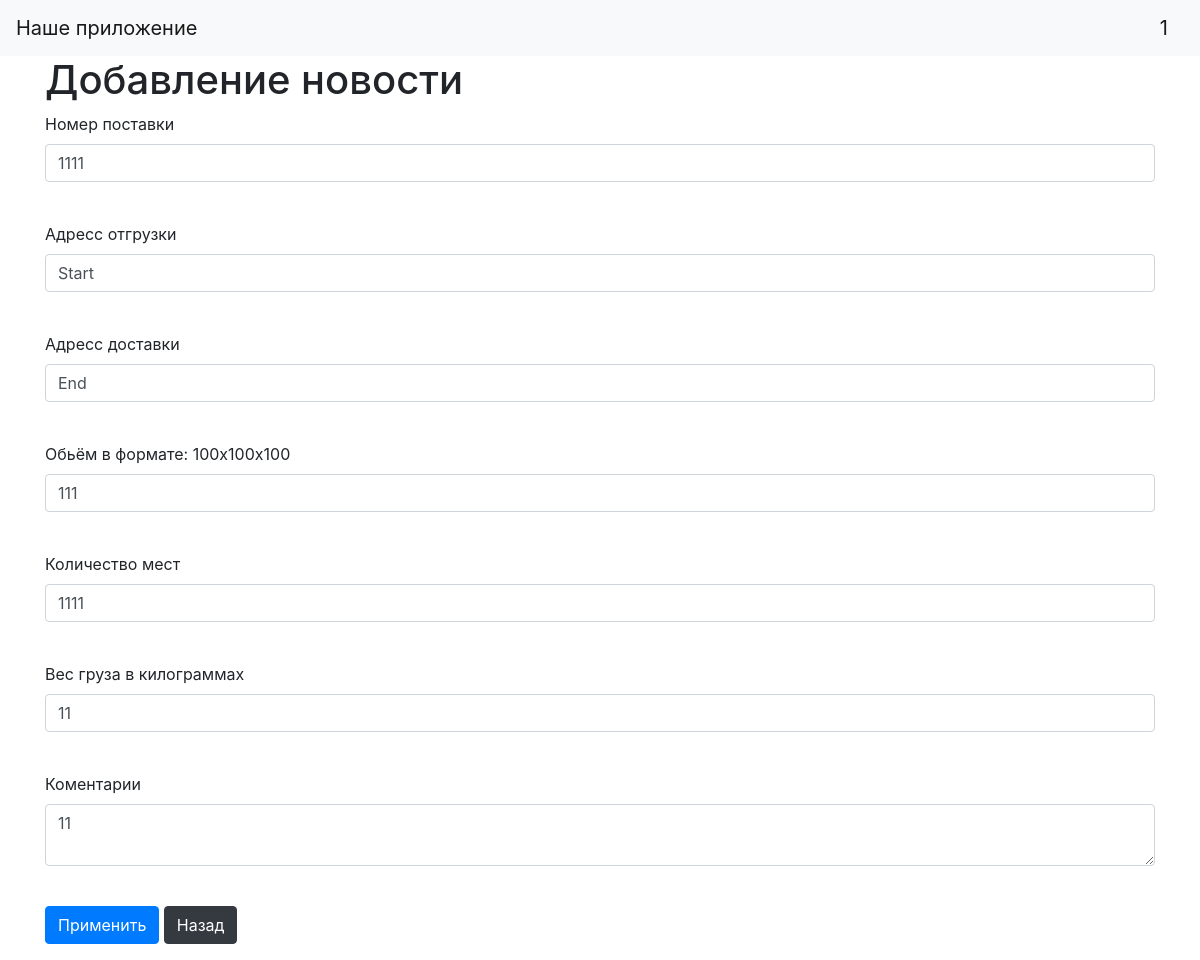
The app's page /orders/1 (signed in) with its own data.
### data/users.py (models this page shows, shortened)
class User(SqlAlchemyBase, UserMixin):
    __tablename__ = 'users'
    id = sqlalchemy.Column(sqlalchemy.Integer,
                           primary_key=True, autoincrement=True)
    name = sqlalchemy.Column(sqlalchemy.String, nullable=True)
    email = sqlalchemy.Column(sqlalchemy.String,
                              index=True, unique=True, nullable=True)
    hashed_password = sqlalchemy.Column(sqlalchemy.String, nullable=True)
    user_type = sqlalchemy.Column(sqlalchemy.String, nullable=True)
    orders = orm.relationship("Orders", back_populates='user')

### data/orders.py (models this page shows)
class Orders(SqlAlchemyBase):
    __tablename__ = 'orders'
    id = sqlalchemy.Column(sqlalchemy.Integer,
                           primary_key=True, autoincrement=True)
    invoice_numbers = sqlalchemy.Column(sqlalchemy.String, nullable=True)
    start_address = sqlalchemy.Column(sqlalchemy.String, nullable=True)
    end_address = sqlalchemy.Column(sqlalchemy.String, nullable=True)
    content = sqlalchemy.Column(sqlalchemy.String, nullable=True)
    dimensions = sqlalchemy.Column(sqlalchemy.String, nullable=True)
    weight = sqlalchemy.Column(sqlalchemy.Integer, nullable=True)
    quantity = sqlalchemy.Column(sqlalchemy.Integer, nullable=True)
    created_date = sqlalchemy.Column(sqlalchemy.DateTime,
                                     default=datetime.datetime.now)
    answers = sqlalchemy.Column(sqlalchemy.String, default='')
    manager_id = sqlalchemy.Column(sqlalchemy.Integer,
                                sqlalchemy.ForeignKey("users.id"))
    user = orm.relationship('User')

### main.py (the view, shortened to what this page needs)
@app.route('/orders/<int:order_id>', methods=['GET', 'POST'])
@login_required
def edit_orders(order_id):
    form = OrderForm()
    if request.method == "GET":
        db_sess = db_session.create_session()()
        news = db_sess.query(Orders).filter(Orders.id == order_id,
                                          Orders.user == current_user
                                          ).first()
        if news:
            form.invoice_numbers.data = news.invoice_numbers
            form.content.data = news.content
            form.start_address.data = news.start_address
            form.end_address.data = news.end_address
            form.weight.data = news.weight
            form.quantity.data = news.quantity
            form.dimensions.data = news.dimensions
        else:
            abort(404)
    return render_template('orders.html',
                           title='Редактирование заказа',
                           form=form
                           )

### forms/order.py
class OrderForm(FlaskForm):
    invoice_numbers = StringField('Номер поставки', validators=[DataRequired()])
    start_address = StringField('Адресс отгрузки', validators=[DataRequired()])
    end_address = StringField('Адресс доставки', validators=[DataRequired()])
    weight = IntegerField('Вес груза в килограммах', validators=[DataRequired()])
    dimensions = StringField('Обьём в формате: 100x100x100', validators=[DataRequired()])
    quantity = IntegerField('Количество мест', validators=[DataRequired()])
    content = TextAreaField("Коментарии")
    submit = SubmitField('Применить')
    user = orm.relationship('User')

### data/db_session.py (called while the page is built)
def create_session():
    global __factory
    return __factory

### main.py (called while the page is built)
@login_manager.user_loader
def load_user(user_id):
    db_sess = db_session.create_session()()
    return db_sess.query(User).get(user_id)

### templates/orders.html (shortened to what this page needs)
{% extends "base.html" %}
{% block content %}
<h1>Добавление новости</h1>
<form action="" method="post">
    <p>
        {{ form.invoice_numbers.label }}<br>
        {{ form.invoice_numbers(class="form-control") }}<br>
    </p>
    <p>
        {{ form.start_address.label }}<br>
        {{ form.start_address(class="form-control") }}<br>
    </p>
    <p>
        {{ form.end_address.label }}<br>
        {{ form.end_address(class="form-control") }}<br>
    </p>
        <p>
        {{ form.dimensions.label }}<br>
        {{ form.dimensions(class="form-control") }}<br>
    </p>
    <p>
        {{ form.quantity.label }}<br>
        {{ form.quantity(class="form-control") }}<br>
    </p>
          <p>
        {{ form.weight.label }}<br>
        {{ form.weight(class="form-control") }}<br>
    </p>
    <p>
        {{ form.content.label }}<br>
        {{ form.content(class="form-control") }}<br>
    </p>
    <p>{{ form.submit(type="submit", class="btn btn-primary") }}
        <a class="btn btn-dark" href="/">Назад</a>
    <br>
</form>
{% endblock %}

### templates/base.html (shortened to what this page needs)
<!doctype html>
<html lang="en">
<head>
    <link rel="stylesheet"
          href="https://stackpath.bootstrapcdn.com/bootstrap/4.4.1/css/bootstrap.min.css"
>
</head>
<body>
<header>
    <nav class="navbar navbar-light bg-light">
        <a class="navbar-brand" href="#">Наше приложение</a>
        {% if current_user.is_authenticated %}
    <a class="navbar-brand" href="/logout">{{ current_user.name }}</a>
{% else %}
    <p>
        <a class="btn btn-primary " href="/register">Зарегистрироваться</a>
        <a class="btn btn-success" href="/login">Войти</a>
    </p>
{% endif %}
    </nav>
</header>
<main role="main" class="container">
    {% block content %}{% endblock %}
</main>
</body>
</html>

### records on screen
User: name "1"
Orders: invoice_numbers "1111", start_address "Start", end_address "End", dimensions "111", quantity "1111", weight "11", content "11"
